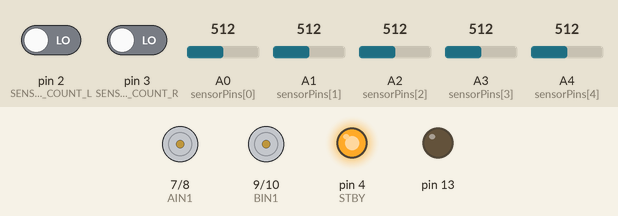
Simulated run of this sketch. Board: Arduino Uno, built with avr-gcc and run on an emulated ATmega328P. Shown: motor-driver pin pairs drawn as motors (green arrow = first pin HIGH = forward, orange = second pin HIGH = backward, longer = more drive, scaled by the enable pin, stopped while the standby pin is LOW), output pins drawn as LEDs (lit = HIGH). Inputs (shaded band) come from the test bench; at power-on: pin 2 (SENSOR_COUNT_L) LOW, pin 3 (SENSOR_COUNT_R) LOW, A1 (sensorPins[1]) = 512, A0 (sensorPins[0]) = 512, A2 (sensorPins[2]) = 512, A3 (sensorPins[3]) = 512, A4 (sensorPins[4]) = 512.

Above: at 6.2 s.
6.3 s: pin 2 (SENSOR_COUNT_L) driven HIGH
At 9.0 s:
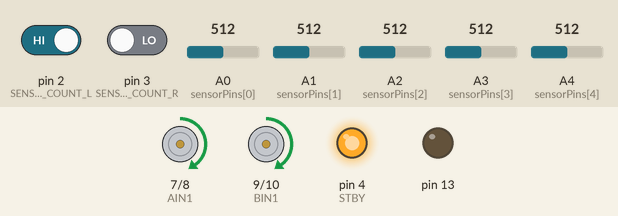
9.3 s: pin 2 (SENSOR_COUNT_L) driven LOW and pin 3 (SENSOR_COUNT_R) driven HIGH
At 10.5 s:
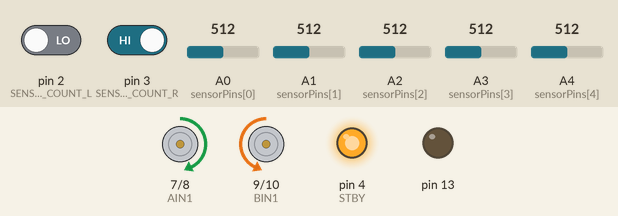
12.3 s: pin 3 (SENSOR_COUNT_R) driven LOW
At 13.0 s:
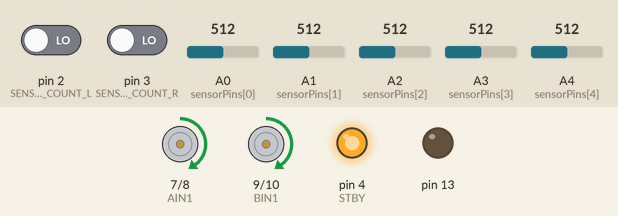
13.8 s: A1 (sensorPins[1]) set to 486
At 14.7 s:
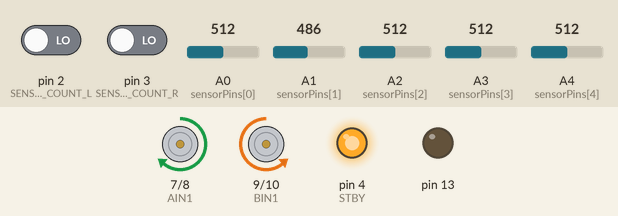
15.3 s: pin 3 (SENSOR_COUNT_R) driven HIGH
At 18.8 s:
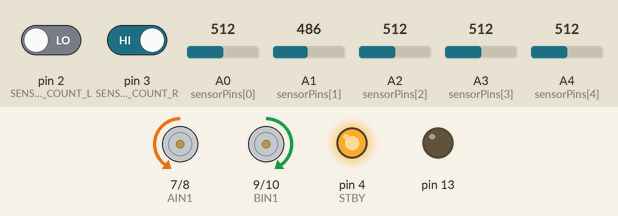
Timing chart, 0 to 21.2 s (numbered marks = the images above; inputs shaded):
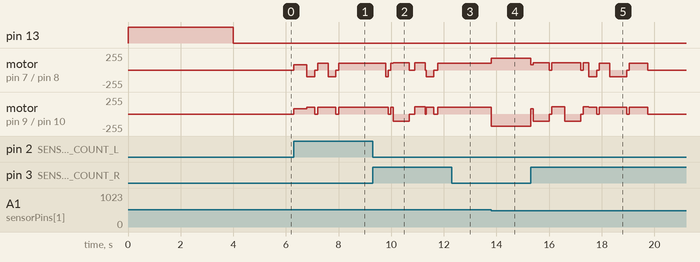

Measured:
- the behaviour switches between 501 and 500 on A1 (sensorPins[1]) (found by bisection; images 3 and 4)
- after the input at 9.3 s, motor on pin 9 (BIN1) / pin 10 (BIN2): forward 100/255 → stopped after 0.59 s, → forward 100/255 0.10 s later, → backward 110/255 0.10 s later, → stopped 0.60 s later, … (9 changes in this stretch)
- after the input at 12.3 s, motor on pin 7 (AIN1) / pin 8 (AIN2): stays forward 100/255 (without the input it goes to forward 110/255 after 0.13 s); motor on pin 9 (BIN1) / pin 10 (BIN2): stays forward 100/255 (without the input it goes to backward 110/255 after 0.13 s)
- after the input at 13.8 s, motor on pin 7 (AIN1) / pin 8 (AIN2): forward 100/255 → forward 180/255 at once; motor on pin 9 (BIN1) / pin 10 (BIN2): forward 100/255 → backward 180/255 at once

The sketch:

follow_map_vong_bang.ino
```cpp
// --- KHAI BÁO CHÂN KẾT NỐI ---
#define PWMA 5
#define AIN1 7
#define AIN2 8
#define PWMB 6
#define BIN1 9
#define BIN2 10
#define STBY 4

// Cảm biến PID (5 Analog): A0 -> A4
const int sensorPins[5] = {A0, A1, A2, A3, A4};

// --- [MỚI] KHAI BÁO 2 CẢM BIẾN ĐẾM (DIGITAL) ---
#define SENSOR_COUNT_L 2  // Cảm biến đếm bên Trái (Chân 2)
#define SENSOR_COUNT_R 3  // Cảm biến đếm bên Phải (Chân 3)

#define TRIG_PIN 11
#define ECHO_PIN 12
// void calibrateSensors();
// int readLine();
// void setMotorSpeed(int left, int right);
// void turnLeft();
// void turnRight();

// --- BIẾN CHO VIỆC ĐẾM VẠCH ---
// int ReadRight = digitalRead(3);
// int ReadLeft = digitalRead(2);
int cntLeft = 0;
int cntRight =0;        // Biến lưu số vạch đã đếm được
int lastCntRight = 0;
int lastCntLeft =0;


bool isLeftOnLine = false;
bool isRightOnLine = false;
bool isCrossingLine = false; // Cờ đánh dấu đang đi qua vạch ngang

// --- CẤU HÌNH THÔNG SỐ PID ---
float Kp = 0.15;
float Ki = 0.00; // Ki nên rất nhỏ
float Kd = 2.5;

int THRESHOLD = 500;

int cntGap = 0;
int lastCntGap =0;     // Biến đếm số lần mất vạch giữa (khoảng trắng)
bool isGapDetected = false; // Cờ đánh dấu đang trong vùng trắng
int RAW_THRESHOLD = 500; // Ngưỡng so sánh thô (0-1023), dưới mức này là Trắng

// Tốc độ
int BASE_SPEED = 80;
int MAX_SPEED = 180;

// --- BIẾN TOÀN CỤC PID ---
int sensorMin[5] = {1023, 1023, 1023, 1023, 1023};
int sensorMax[5] = {0, 0, 0, 0, 0};
int sensorValues[5];
int lastError = 0;
float accumulatedError = 0; // [SỬA] Biến I phải là toàn cục để cộng dồn

void setup() {
  Serial.begin(9600); // Bật Serial để xem số đếm trên máy tính

  // Cấu hình chân Motor
  pinMode(PWMA, OUTPUT); pinMode(AIN1, OUTPUT); pinMode(AIN2, OUTPUT);
  pinMode(PWMB, OUTPUT); pinMode(BIN1, OUTPUT); pinMode(BIN2, OUTPUT);
  pinMode(STBY, OUTPUT);
  digitalWrite(STBY, HIGH);
  pinMode(TRIG_PIN, OUTPUT);
  pinMode(ECHO_PIN, INPUT);

  // Cấu hình chân Cảm biến PID
  for (int i = 0; i < 5; i++) {
    pinMode(sensorPins[i], INPUT);
  }

  // --- [MỚI] CẤU HÌNH CẢM BIẾN ĐẾM ---
  // Dùng INPUT nếu module đã có trở kéo, hoặc INPUT_PULLUP nếu cần
  pinMode(SENSOR_COUNT_L, INPUT);
  pinMode(SENSOR_COUNT_R, INPUT);

  pinMode(13, OUTPUT);

  // --- CALIBRATION ---
  digitalWrite(13, HIGH);
  unsigned long startTime = millis();
  while (millis() - startTime < 4000) {
    calibrateSensors();
  }
  digitalWrite(13, LOW);
  delay(1000);
}

void loop() {
  int ReadLeft = digitalRead(2);
  int ReadRight = digitalRead(3);
  if (ReadLeft == 1&&ReadRight==0)  {
    if (isLeftOnLine == false) {
      cntLeft++;
      caseLeft();
      isLeftOnLine = true;
    } else {
      isLeftOnLine = false;
    }
  }
  else if (ReadRight == 1&&ReadLeft==0) {
    if (isRightOnLine == false) {
      cntRight++;
      caseRight();
      isRightOnLine = true;
    } else {
      isRightOnLine = false;
    }
  }
  else if (analogRead(sensorPins[1]) > RAW_THRESHOLD &&
           analogRead(sensorPins[2]) > RAW_THRESHOLD &&
           analogRead(sensorPins[3]) > RAW_THRESHOLD) {

    // Nếu chưa đánh dấu là đang ở vùng trắng
    if (isGapDetected == false) {
      cntGap++;           // Tăng biến đếm
      // Bạn có thể thêm hàm xử lý riêng ở đây, ví dụ: caseGap();
      caseGap();
      isGapDetected = true; // Đánh dấu đã nhận diện xong, không đếm nữa cho đến khi thoát ra
    } else {
      isGapDetected = false;

    }
           }
  else {
    // 2. PID LOGIC
  int position = readLine();
  int error = position - 2000;

  // Tính toán PID
  accumulatedError += error;
  // Giới hạn tích phân để tránh vọt lố (Anti-windup)
  accumulatedError = constrain(accumulatedError, -10000, 10000);

  int P = error;
  float I = accumulatedError;
  int D = error - lastError;

  lastError = error;

  int motorSpeedAdjustment = (Kp * P) + (Ki * I) + (Kd * D);

  int leftSpeed = BASE_SPEED + motorSpeedAdjustment;
  int rightSpeed = BASE_SPEED - motorSpeedAdjustment;

  leftSpeed = constrain(leftSpeed, -MAX_SPEED, MAX_SPEED);
  rightSpeed = constrain(rightSpeed, -MAX_SPEED, MAX_SPEED);

  setMotorSpeed(leftSpeed, rightSpeed);
  }


  // if(cntLeft==1 && cntRight==3){
  //  float dt= getDistanceCM();
  //  if(dt<=25)
  //  {
  //   cntLeft++;
  //   caseLeft();
  //  }
  // }
}


void caseRight() {
  if(lastCntRight +1 == cntRight) {
    switch (cntRight) {
    case 1:
      runBlindForward(500);
      if(cntRight!=lastCntRight) {
        lastCntRight = cntRight;
      }
      break;

    case 2:
      //runBlindForward(300);
      turnLeft12();
      if(cntRight!=lastCntRight) {
        lastCntRight = cntRight;
      }
      break;
    case 3:
      runBlindForward(100);
      turnRight();
      setMotorSpeed(0, 0);
      delay(100);
      runBlindForward(400);
      setMotorSpeed(0, 0);
      delay(50);
      turnLeft30();
      setMotorSpeed(0, 0);
      delay(50);
      runBlindForward(260);//250
      if(cntRight!=lastCntRight) {
        lastCntRight = cntRight;
      }
      break;
    case 4:
      runBlindForward(300);//1500
      if(cntRight!=lastCntRight) {
        lastCntRight = cntRight;
      }
      break;
    case 5:
    runBlindForward(100);
      turnRight();
      if(cntRight!=lastCntRight) {
        lastCntRight = cntRight;
      }
      break;
    case 6:
      runBlindForward(300);
      if(cntLeft == 1) {
        cntLeft =2;
      }
      if(cntRight!=lastCntRight) {
        lastCntRight = cntRight;
      }
      break;
    case 7:
    runBlindForward(200);
      turnRight();
      if(cntRight!=lastCntRight) {
        lastCntRight = cntRight;
      }
      break;
    case 8:
    runBlindForward(200);
      turnLeft45();
      if(cntLeft == 2){
        cntLeft = 3;
      }
      if(cntRight!=lastCntRight) {
        lastCntRight = cntRight;
      }
      break;
    case 9:
      runBlindForward(300);
      if(cntLeft == 3) {
        cntLeft =4;
      }
      if(cntRight!=lastCntRight) {
        lastCntRight = cntRight;
      }
      break;
    case 10:
      runBlindForward(100);
      turnLeft();
      if(cntLeft==4){
        cntLeft = 5;
      }
      if(cntRight!=lastCntRight) {
        lastCntRight = cntRight;
      }
      break;
    case 11:
      runBlindForward(500);
      if(cntRight!=lastCntRight) {
        lastCntRight = cntRight;
      }
      break;
    case 12:
      runBlindForward(200);
      if(cntLeft==6) {
        cntLeft = 7;
      }
      if(cntRight!=lastCntRight) {
        lastCntRight = cntRight;
      }
      break;
    default:
    setMotorSpeed(0,0);
      break;
  }
  }

}
void caseLeft() {
  if(lastCntLeft+1==cntLeft){
    switch (cntLeft) {
    case 1:
      if(cntRight==1) {
        runBlindForward(200);
      }
      lastCntLeft = cntLeft;
      break;
    // case 2:
    //   int dt = getDistanceCM();
    //   if(dt<=25) {
    //     turnLeft45();
    //   } else {
    //     runBlindForward(600);
    //   }
    //   lastCntLeft = cntLeft;
    //   break;

    case 2:
      runBlindForward(300);
      if(cntRight==5) {
        cntRight =6;
      }
      lastCntLeft = cntLeft;
      break;
    case 3:
      runBlindForward(200);
      turnLeft45();
      if(cntRight==7){
        cntRight = 8;
      }
      lastCntLeft = cntLeft;
      break;
    case 4:
      runBlindForward(300);
      if(cntRight==8) {
        cntRight = 9;
      }
      lastCntLeft = cntLeft;
      break;
    case 5:
      runBlindForward(100);
      turnLeft45();
      if(cntRight ==9){
        cntRight=10;
      }
      lastCntLeft = cntLeft;
      break;
    case 6:
      runBlindForward(500);
      lastCntLeft = cntLeft;
      break;
    case 7:
      runBlindForward(200);
      if(cntRight==11){
        cntRight=12;
      }
      lastCntLeft = cntLeft;
      break;

    // case 4:
    // if(dt<=25)
    // {
    // turnLeft();
    // }
    // else
    // {
    //   //di thang nos bat dc line
    // }
    //    if(cntLeft!=cntLeft) {
    //     lastCntLeft = cntLeft;
    //   }
    // break;


    }

  }
}
void caseGap() {
  if(lastCntGap+1==cntGap){
    switch(cntGap){
    case 1:
      break;
    case 2:
      runBlindForward(900);////
      lastCntRight = cntRight;
      break;
  }
  }

}

float getDistanceCM() {
  long duration;

  // Phát xung TRIG
  digitalWrite(TRIG_PIN, LOW);
  delayMicroseconds(2);
  digitalWrite(TRIG_PIN, HIGH);
  delayMicroseconds(10);
  digitalWrite(TRIG_PIN, LOW);

  // Đo xung ECHO (timeout 30ms ~ 5m)
  duration = pulseIn(ECHO_PIN, HIGH, 30000);

  // Không nhận được sóng phản hồi
  if (duration == 0) {
    return -1;   // giá trị lỗi
  }

  // Tính khoảng cách (cm)
  return (duration * 0.034f) / 2.0f;
}

/*
// --- [MỚI] HÀM KIỂM TRA VÀ ĐẾM VẠCH ---
void checkCrossLine() {
  // Đọc giá trị 2 cảm biến ngoài cùng
  // Giả sử: Gặp vạch đen = 1 (HIGH). Nếu cảm biến bạn ngược lại (đen = 0), hãy đổi thành == LOW
  // Hầu hết module hồng ngoại digital: Có vạch = Đèn sáng = LOW (0).
  // Hãy kiểm tra thực tế, ở đây mình để là LOW (0) tương ứng vạch đen.

  int leftVal = digitalRead(SENSOR_COUNT_L);
  int rightVal = digitalRead(SENSOR_COUNT_R);

  // Điều kiện phát hiện vạch ngang: Cả 2 cảm biến cùng chạm vạch đen (hoặc 1 trong 2 tùy bạn chỉnh)
  // Ở đây mình cài đặt: Nếu 1 trong 2 chạm vạch là tính
  bool detected = (leftVal == LOW) || (rightVal == LOW);

  if (detected) {
    // Nếu phát hiện vạch và trước đó chưa báo là đang qua vạch
    if (!isCrossingLine) {
      lineCounter++; // Tăng biến đếm
      isCrossingLine = true; // Đánh dấu là đang nằm trên vạch

      // Có thể làm gì đó tại đây, ví dụ dừng xe nếu đếm đủ 3 vạch
      // if (lineCounter >= 3) { BASE_SPEED = 0; }

      // In ra Serial để kiểm tra
      Serial.print("Da dem duoc vach so: ");
      Serial.println(lineCounter);
    }
  } else {
    // Nếu không còn phát hiện vạch nữa -> Reset cờ để sẵn sàng cho vạch tiếp theo
    isCrossingLine = false;
  }
}*/

// --- CÁC HÀM CŨ GIỮ NGUYÊN ---
int readLine() {
  long weightedSum = 0;
  long sum = 0;
  bool onLine = false;
  int threshold = 200;

  for (int i = 0; i < 5; i++) {
    int val = analogRead(sensorPins[i]);
    int calibratedVal = map(val, sensorMin[i], sensorMax[i], 0, 1000);
    calibratedVal = constrain(calibratedVal, 0, 1000);

    if (calibratedVal > 200) onLine = true;

    sensorValues[i] = calibratedVal;
    weightedSum += (long)calibratedVal * (i * 1000);
    sum += calibratedVal;
  }
  if (sensorValues[1] > threshold && sensorValues[2] > threshold && sensorValues[3] > threshold) {
    return 2000; // Trả về vị trí trung tâm -> Error = 0 -> Robot đi thẳng
  }


  if (!onLine) {
    if (lastError < 0) return 0;
    else return 4000;
  }
  if (sum == 0) return 2000;
  return weightedSum / sum;
}

void runBlindForward(int duration) {
  setMotorSpeed(BASE_SPEED, BASE_SPEED);
  delay(duration);
}

void calibrateSensors() {
  for (int i = 0; i < 5; i++) {
    int val = analogRead(sensorPins[i]);
    if (val > sensorMax[i]) sensorMax[i] = val;
    if (val < sensorMin[i]) sensorMin[i] = val;
  }
}

void turnRight() {
  setMotorSpeed(110, -110);
  delay(600);
  setMotorSpeed(0, 0);
  delay(100);
  lastError = 0;
  accumulatedError = 0;
}
void turnLeft() {
  setMotorSpeed(-100, 100);
  delay(650);
  setMotorSpeed(0, 0);
  delay(100);
  lastError = 0;
  accumulatedError = 0;
}
void turnLeft45(){
  setMotorSpeed(-100, 100);
  delay(300);
  setMotorSpeed(0, 0);
  delay(100);
  lastError = 0;
  accumulatedError = 0;
}
void turnLeft30(){
  setMotorSpeed(-100, 100);
  delay(280);
  setMotorSpeed(0, 0);
  delay(100);
  lastError = 0;
  accumulatedError = 0;
}
void turnLeft23(){
  setMotorSpeed(-100, 100);
  delay(150);
  setMotorSpeed(0, 0);
  delay(100);
  lastError = 0;
  accumulatedError = 0;
}

void turnLeft12(){
  setMotorSpeed(-100, 100);
  delay(85);
  setMotorSpeed(0, 0);
  delay(100);
  lastError = 0;
  accumulatedError = 0;
}

void setMotorSpeed(int left, int right) {
  if (left > 0) {
    digitalWrite(AIN1, HIGH); digitalWrite(AIN2, LOW); analogWrite(PWMA, left);
  } else {
    digitalWrite(AIN1, LOW); digitalWrite(AIN2, HIGH); analogWrite(PWMA, abs(left));
  }
  if (right > 0) {
    digitalWrite(BIN1, HIGH); digitalWrite(BIN2, LOW); analogWrite(PWMB, right);
  } else {
    digitalWrite(BIN1, LOW); digitalWrite(BIN2, HIGH); analogWrite(PWMB, abs(right));
  }
}
```
